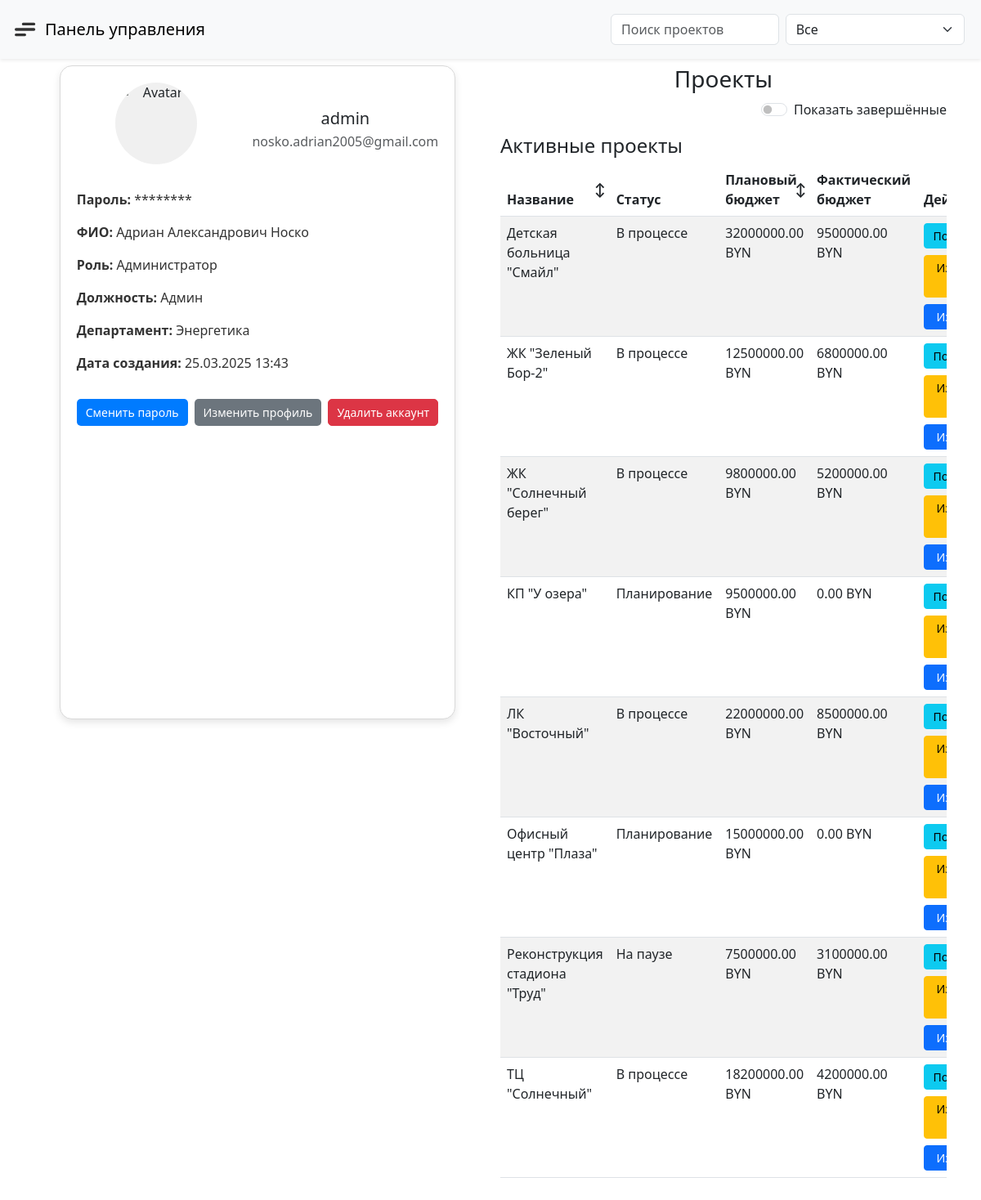
Page /pages/profile.php (signed in) on the committed database.
### tables this page shows
CREATE TABLE `users` (
  `user_id` int NOT NULL,
  `username` varchar(50) NOT NULL,
  `password` varchar(255) NOT NULL,
  `email` varchar(100) NOT NULL,
  `full_name` varchar(100) NOT NULL DEFAULT '',
  `role_id` int NOT NULL,
  `position` varchar(100) NOT NULL DEFAULT '',
  `department` varchar(100) NOT NULL DEFAULT '',
  `avatar` varchar(255) DEFAULT NULL,
  `created_at` datetime DEFAULT CURRENT_TIMESTAMP,
  `updated_at` datetime DEFAULT CURRENT_TIMESTAMP ON UPDATE CURRENT_TIMESTAMP
);

CREATE TABLE `projects` (
  `project_id` int NOT NULL,
  `name` varchar(255) NOT NULL,
  `short_name` varchar(50) DEFAULT NULL,
  `description` text,
  `planned_start_date` date NOT NULL,
  `actual_start_date` date DEFAULT NULL,
  `planned_end_date` date DEFAULT NULL,
  `actual_end_date` date DEFAULT NULL,
  `planned_budget` decimal(15,2) DEFAULT NULL,
  `actual_budget` decimal(15,2) DEFAULT NULL,
  `planned_digitalization_level` int DEFAULT NULL,
  `actual_digitalization_level` int DEFAULT NULL,
  `planned_labor_costs` int DEFAULT NULL,
  `actual_labor_costs` int DEFAULT NULL,
  `status` enum('planning','in_progress','completed','on_hold') NOT NULL,
  `lifecycle_stage` enum('initiation','planning','execution','monitoring','closure') DEFAULT NULL,
  `scale` enum('small','medium','large','megaproject') NOT NULL,
  `charter_file_path` varchar(255) DEFAULT NULL,
  `expected_resources` text,
  `created_by` int NOT NULL,
  `access_code` varchar(20) NOT NULL,
  `rating` decimal(5,2) NOT NULL DEFAULT '0.00',
  `start_date` date DEFAULT NULL,
  `created_at` datetime DEFAULT CURRENT_TIMESTAMP,
  `updated_at` datetime DEFAULT CURRENT_TIMESTAMP ON UPDATE CURRENT_TIMESTAMP
);

### pages/profile.php (the view, shortened to what this page needs)
<?php
require_once __DIR__ . '/../db.php';
$user_id = $_SESSION['user_id'];
$role_id = $_SESSION['role_id'];
$search = $_GET['search'] ?? '';
$status = isset($_GET['status']) ? $_GET['status'] : 'all';
$statusTranslations = [
    'planning' => 'Планирование',
    'in_progress' => 'В процессе',
    'completed' => 'Завершено',
    'on_hold' => 'На паузе'
];
$sql = "SELECT username, email, full_name, position, department, avatar, created_at, role_id FROM users WHERE user_id = ?";
$stmt = $conn->prepare($sql);
$stmt->bind_param("i", $user_id);
$stmt->execute();
$result = $stmt->get_result();
if ($result->num_rows > 0) {
    $user = $result->fetch_assoc();
    $username = $user['username'];
    $email = $user['email'];
    $fullname = $user['full_name'];
    $position = $user['position'];
    $department = $user['department'];
    $userAvatar = (!empty($user['avatar']) && file_exists(__DIR__ . '/../Uploads/' . $user['avatar']))
        ? $user['avatar']
        : 'default_avatar.jpg';
    $accountCreated = $user['created_at'] ? date('d.m.Y H:i', strtotime($user['created_at'])) : 'Не указана';
    $role_id = $user['role_id'];
} else {
    die("Пользователь не найден.");
}
$roleTranslations = [
    1 => 'Администратор',
    2 => 'Менеджер',
    3 => 'Сотрудник',
    4 => 'Пользователь'
];
$role = $roleTranslations[$role_id] ?? 'Не указана';
function fetchProjects($conn, $sql, $params, $types, $statusTranslations) {
    $stmt = $conn->prepare($sql);
    $stmt->execute();
    $result = $stmt->get_result();
    $projects = $result->fetch_all(MYSQLI_ASSOC);
    return ['success' => true, 'projects' => $projects];
}
$activeProjects = [];
if ($role_id == 1 || $role_id == 2) {
    $sqlActive = "SELECT project_id, name, status, planned_budget, actual_budget FROM projects WHERE status != 'completed'";
    $params = [];
    $types = "";
    $sqlActive .= " ORDER BY name ASC";
    $activeResult = fetchProjects($conn, $sqlActive, $params, $types, $statusTranslations);
    if ($activeResult['success']) {
        $activeProjects = $activeResult['projects'];
    }
}
?>
<!DOCTYPE html>
<html lang="ru">
<head>
  <link href="https://cdn.jsdelivr.net/npm/bootstrap@5.3.0/dist/css/bootstrap.min.css" rel="stylesheet">
  <link rel="stylesheet" href="/css/acaunt.css">
</head>
<body>
  <nav class="navbar navbar-expand-lg fixed-top shadow-sm bg-light">
    <div class="container-fluid">
      <label class="hamburger me-2">
        <svg viewBox="0 0 32 32" width="35" height="35">
          <path class="line line-top-bottom" d="M27 10 13 10C10.8 10 9 8.2 9 6 9 3.5 10.8 2 13 2 15.2 2 17 3.8 17 6L17 26C17 28.2 18.8 30 21 30 23.2 30 25 28.2 25 26 25 23.8 23.2 22 21 22L7 22"></path>
          <path class="line" d="M7 16 27 16"></path>
        </svg>
      </label>
      <a class="navbar-brand" href="../index.php">Панель управления</a>
      <div class="collapse navbar-collapse">
        <form class="d-flex ms-auto">
          <input id="searchInput" class="form-control me-2" type="search" placeholder="Поиск проектов" value="<?= htmlspecialchars($search) ?>">
          <select id="statusSelect" class="form-select me-2">
            <option value="all" <?= $status == "all" ? "selected" : "" ?>>Все</option>
          </select>
        </form>
      </div>
    </div>
  </nav>
  <div class="container">
    <div class="row profile-row">
      <div class="col-md-6 d-flex justify-content-center">
        <div class="card">
          <div class="header text-center">
            <div class="avatar-container">
              <img src="../Uploads/<?= htmlspecialchars($userAvatar) ?>" alt="Avatar" id="avatar" data-bs-toggle="modal" data-bs-target="#modal-avatar">
            </div>
            <div class="details">
              <h5 class="mb-1"><?= htmlspecialchars($username) ?></h5>
              <p class="mb-0 text-muted"><?= htmlspecialchars($email) ?></p>
            </div>
          </div>
          <div class="description mt-3">
            <p><strong>Пароль:</strong> ********</p>
            <p><strong>ФИО:</strong> <?= htmlspecialchars($fullname) ?></p>
            <p><strong>Роль:</strong> <?= htmlspecialchars($role) ?></p>
            <p><strong>Должность:</strong> <?= htmlspecialchars($position) ?></p>
            <p><strong>Департамент:</strong> <?= htmlspecialchars($department) ?></p>
            <p><strong>Дата создания:</strong> <?= htmlspecialchars($accountCreated) ?></p>
          </div>
          <div class="btns d-flex mt-3 justify-content-center">
            <div class="btn btn-1 me-2 text-center" style="background:#007bff; color:white; border-radius:5px;" data-bs-toggle="modal" data-bs-target="#modal-password">Сменить пароль</div>
            <div class="btn btn-2 me-2 text-center" style="background:#6c757d; color:white; border-radius:5px;" data-bs-toggle="modal" data-bs-target="#modal-profile">Изменить профиль</div>
            <div class="btn btn-danger text-center" style="border-radius:5px;" data-bs-toggle="modal" data-bs-target="#modal-delete">Удалить аккаунт</div>
          </div>
        </div>
      </div>
      <div class="col-md-6 d-flex flex-column align-items-center justify-content-start">
        <h3>Проекты</h3>
        <div class="d-flex justify-content-end mb-3 align-items-center w-100">
          <div class="form-check form-switch">
            <input class="form-check-input" type="checkbox" id="showCompletedSwitch">
            <label class="form-check-label" for="showCompletedSwitch">Показать завершённые</label>
          </div>
        </div>
        <div class="table-container table-responsive w-150">
          <h4>Активные проекты</h4>
          <table class="table table-striped">
            <thead>
              <tr>
                <th class="sortable" data-sort="name">Название</th>
                <th>Статус</th>
                <th class="sortable" data-sort="planned_budget">Плановый бюджет</th>
                <th>Фактический бюджет</th>
                <th>Действия</th>
              </tr>
            </thead>
            <tbody id="projectTableBody">
              <?php if (empty($activeProjects)): ?>
                <tr><td colspan="5">Нет активных проектов.</td></tr>
              <?php else: ?>
                <?php foreach ($activeProjects as $project): ?>
                  <tr id="project-<?= htmlspecialchars($project['project_id']) ?>">
                    <td><?= htmlspecialchars($project['name']) ?></td>
                    <td><?= htmlspecialchars($project['status_display']) ?></td>
                    <td><?= htmlspecialchars($project['planned_budget']) ?> BYN</td>
                    <td><?= htmlspecialchars($project['actual_budget']) ?> BYN</td>
                    <td>
                      <div class="d-flex flex-column align-items-start gap-2">
                        <a href="project_details.php?id=<?= htmlspecialchars($project['project_id']) ?>" class="btn btn-sm btn-info">Подробнее</a>
                        <?php if ($role_id == 1 || $role_id == 2): ?>
                          <button class="btn btn-sm btn-warning change-status-btn" data-bs-toggle="modal" data-bs-target="#changeStatusModal" data-project-id="<?= htmlspecialchars($project['project_id']) ?>" data-current-status="<?= htmlspecialchars($project['status']) ?>">Изменить статус</button>
                          <a href="edit_project.php?id=<?= htmlspecialchars($project['project_id']) ?>" class="btn btn-sm btn-primary">Изменить</a>
                        <?php endif; ?>
                      </div>
                    </td>
                  </tr>
                <?php endforeach; ?>
              <?php endif; ?>
            </tbody>
          </table>
        </div>
      </div>
    </div>
  </div>
</body>
</html>

### css/acaunt.css (style rules this page uses)
.card { max-width: 800px; height: 800px; background: #fff; padding: 30px; border-radius: 10px; border: 1px solid #d9d9d9; }
.card .header { display: flex; align-items: center; }
.header .details { margin-left: 20px; }
.card .description { margin-top: 20px; color: #333; font-size: 16px; }
.card .btns { margin-top: auto; display: flex; justify-content: flex-start; }
.card .btns .btn { display: inline-block; padding: 5px 10px; cursor: pointer; font-size: 14px; text-align: center; }

### pages/profile.php (style rules this page uses)
.avatar-container { width: 100px; height: 100px; border-radius: 50%; overflow: hidden; display: flex; align-items: center; justify-content: center; background-color: #f0f0f0; margin: 0 auto 15px; cursor: pointer; }
.avatar-container img { width: 100%; height: 100%; object-fit: cover; }
.card { border-radius: 15px; box-shadow: 0 4px 10px rgba(0, 0, 0, 0.1); padding: 20px; }
.btn-1, .btn-2, .btn-danger { transition: background-color 0.3s ease; }
.profile-row { margin-top: 80px; }
.hamburger { cursor: pointer; }
.hamburger svg { height: 3.5em; transition: transform 600ms cubic-bezier(0.4, 0, 0.2, 1); }
.form-switch { margin-left: 10px; }
.table-container { margin-bottom: 20px; max-width: 100%; }
.sortable { cursor: pointer; position: relative; padding-right: 20px; }
.sortable::after { content: '↕'; position: absolute; right: 5px; top: 50%; transform: translateY(-50%); }
.btn-sm { min-width: 100px; text-align: center; }
.table .btn-sm { margin-right: 5px; }

### rows in the picture
users: username "admin", email "nosko.adrian2005@gmail.com", full_name "Адриан Александрович Носко", role "Администратор", position "Админ", department "Энергетика", created_at "25.03.2025 13:43"
projects: name "Детская больница \"Смайл\"", status_display "В процессе", planned_budget "32000000.00", actual_budget "9500000.00"
projects: name "ЖК \"Зеленый Бор-2\"", status_display "В процессе", planned_budget "12500000.00", actual_budget "6800000.00"
projects: name "ЖК \"Солнечный берег\"", status_display "В процессе", planned_budget "9800000.00", actual_budget "5200000.00"
projects: name "КП \"У озера\"", status_display "Планирование", planned_budget "9500000.00", actual_budget "0.00"
projects: name "ЛК \"Восточный\"", status_display "В процессе", planned_budget "22000000.00", actual_budget "8500000.00"
projects: name "Офисный центр \"Плаза\"", status_display "Планирование", planned_budget "15000000.00", actual_budget "0.00"
projects: name "Реконструкция стадиона \"Труд\"", status_display "На паузе", planned_budget "7500000.00", actual_budget "3100000.00"
projects: name "ТЦ \"Солнечный\"", status_display "В процессе", planned_budget "18200000.00", actual_budget "4200000.00"
